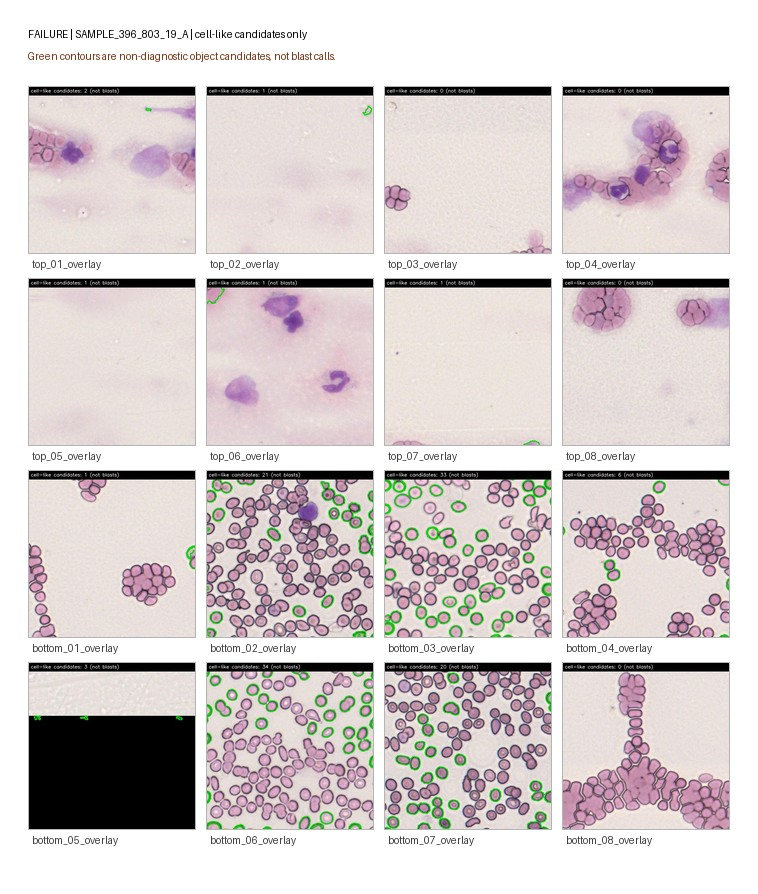
#> input picture validation_report/pilot_cell_qc/failure/SAMPLE_396_803_19_A/overlay_contact_sheet.jpg, 758 x 894 px
$ python -i analyze_cell_resolution_qc.py   (imports and definitions only)   (older library calls are emulated)
#> lines starting #> are read from the running program, lines starting #| are printed output that depends on the picture; after the words box and inside, x2 and y2 are one past the last pixel; in counts of white or black regions, pixels touching at a corner belong together
#!/usr/bin/env python3
"""Conservative QC analysis for the STAMP cell-resolution pilot.

This script measures image quality and cell-like object visibility in the
existing pilot review crops. It does not classify cells and does not call blasts.
"""

from __future__ import annotations

import argparse
import csv
import html
import json
import math
from collections import defaultdict
from dataclasses import dataclass
from datetime import UTC, datetime
from pathlib import Path
from typing import Any

import cv2
import numpy as np
from PIL import Image, ImageDraw, ImageFont


ROOT = Path(__file__).resolve().parents[1]
DEFAULT_MANIFEST = ROOT / "validation_report" / "pilot_cell_res" / "pilot_manifest.json"
DEFAULT_OUT = ROOT / "validation_report" / "pilot_cell_qc"

LANCZOS = Image.Resampling.LANCZOS


@dataclass(frozen=True)
class CandidateSummary:
    contours: list[np.ndarray]
    count: int
    area_fraction: float
    mask_fraction: float


# [8 lines left out: function parse_args, not called in this run]


def load_json(path: Path) -> Any:
    with path.open() as fp:
        return json.load(fp)


def read_rgb(path: Path) -> np.ndarray:
    with Image.open(path) as image:
        return np.asarray(image.convert("RGB"))


# [24 lines left out: function quality_metrics, not called in this run]


def segment_cell_like_candidates(rgb: np.ndarray) -> CandidateSummary:
    """Detect stained round-ish objects in zoom crops.

    The result is intentionally conservative and non-diagnostic. It should be
    interpreted as "cell-like candidates", not as cells of a known type.
    """

    gray = cv2.cvtColor(rgb, cv2.COLOR_RGB2GRAY)
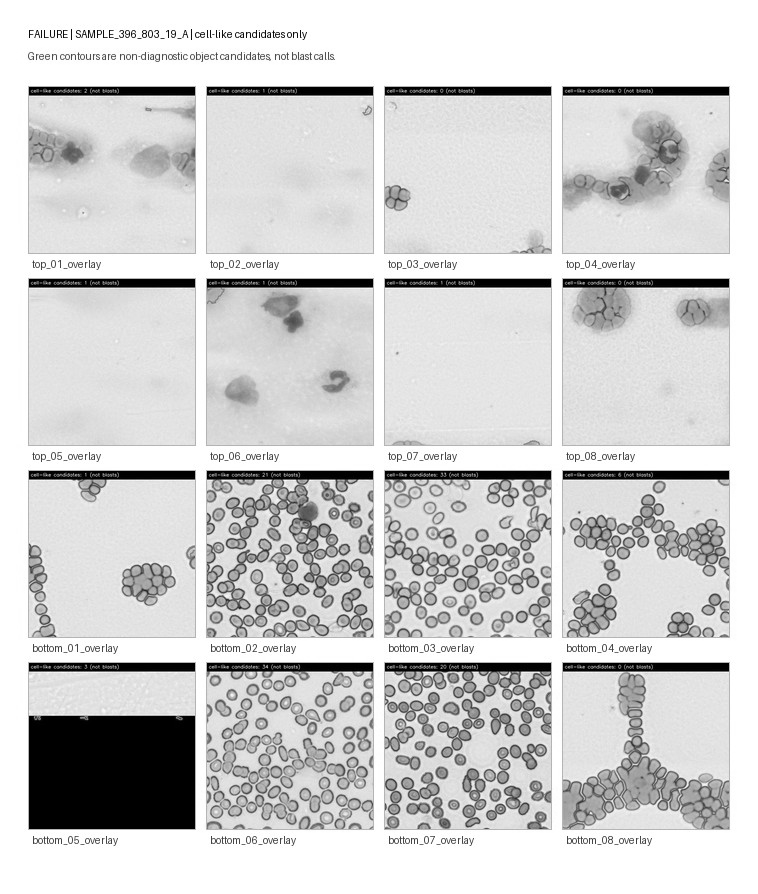
#> gray: shape (894, 758); min 0, max 255, mean 208.5
    hsv = cv2.cvtColor(rgb, cv2.COLOR_RGB2HSV)
#> hsv: shape (894, 758, 3); mean H, S, V 42, 18.1, 215.6
    saturation = hsv[:, :, 1]
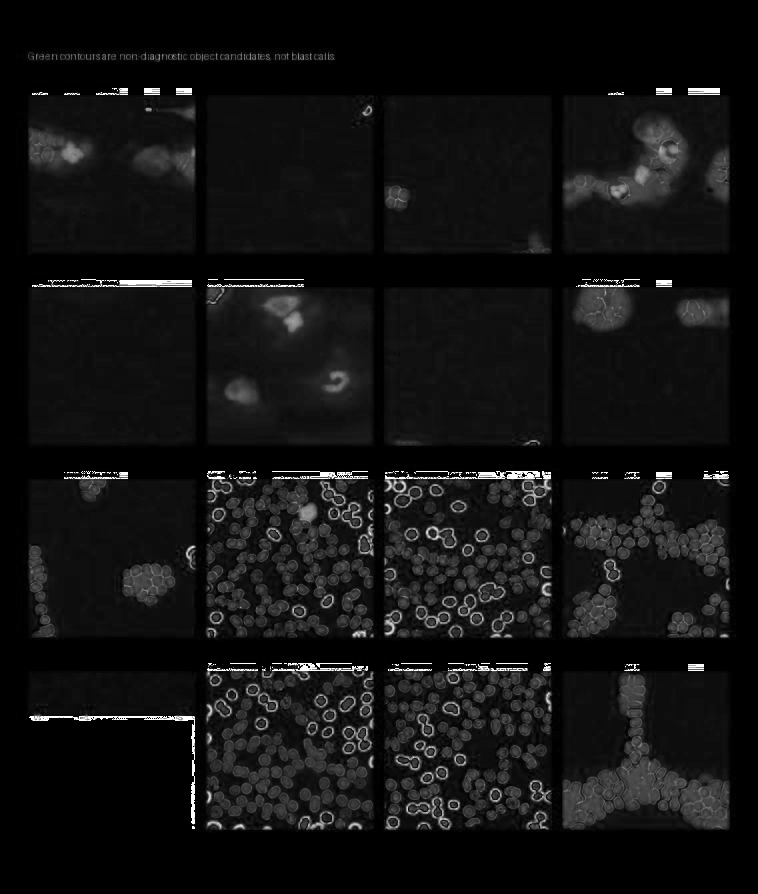
#> saturation: shape (894, 758); min 0, max 255, mean 18.1

    tissue_mask = ((gray < 242) & (saturation > 10)).astype(np.uint8) * 255
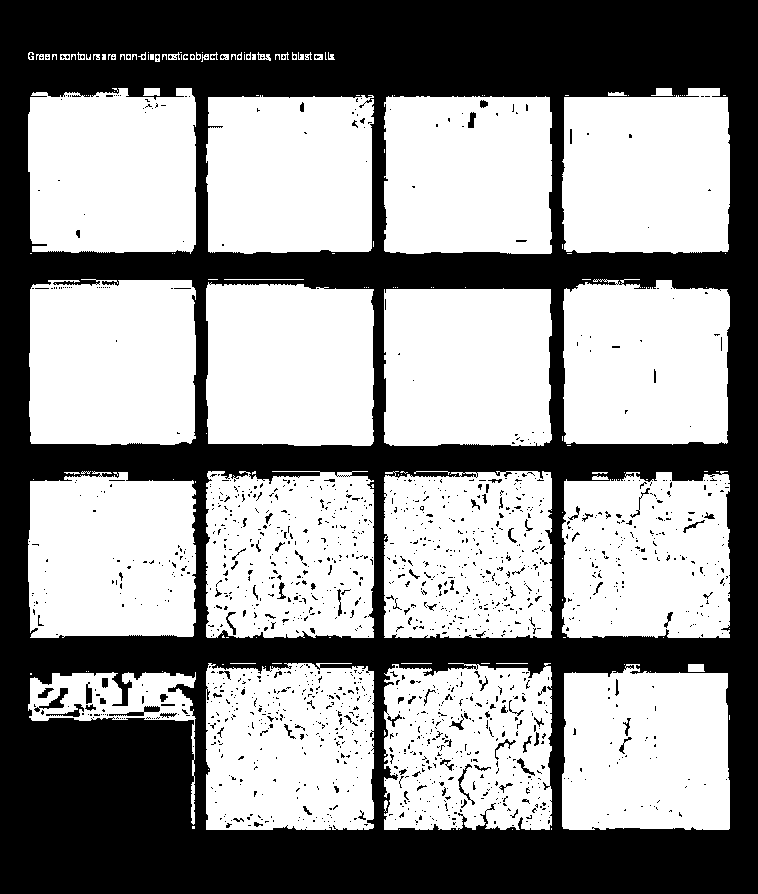
#> tissue_mask: shape (894, 758); 58% white; 1596 black regions (1493 under 20 px), largest, box (x1, y1, x2, y2) and area: (0, 0, 758, 894) 274115, (34, 688, 68, 712) 219, (109, 706, 160, 716) 181
    stain_mask = ((gray < 210) & (saturation > 25)).astype(np.uint8) * 255
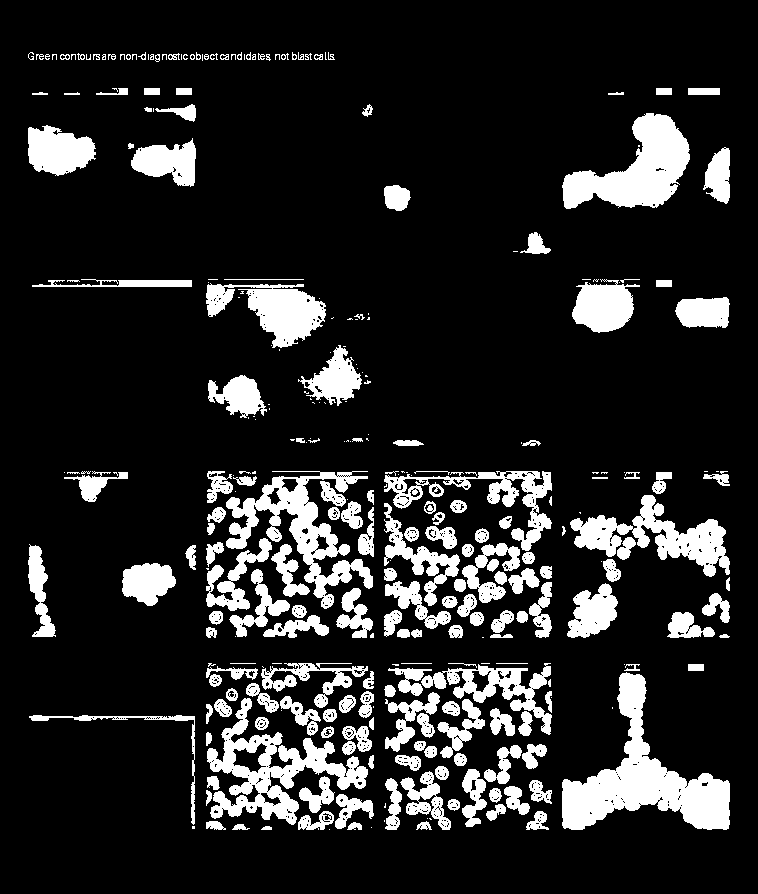
#> stain_mask: shape (894, 758); 15.2% white; 301 white regions (112 under 20 px), largest, box (x1, y1, x2, y2) and area: (562, 672, 730, 830) 9534, (207, 698, 368, 825) 6471, (562, 113, 690, 209) 6256

    blurred = cv2.GaussianBlur(gray, (5, 5), 0)
    otsu = cv2.threshold(blurred, 0, 255, cv2.THRESH_BINARY_INV + cv2.THRESH_OTSU)[1]
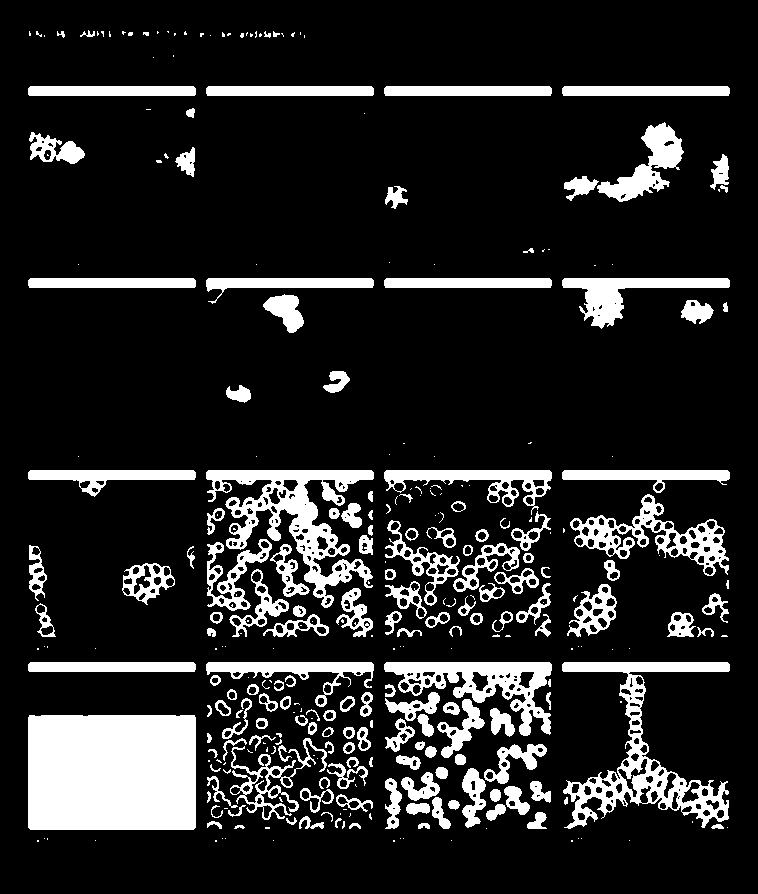
#> otsu: shape (894, 758); 15.2% white; 315 white regions (149 under 20 px), largest, box (x1, y1, x2, y2) and area: (28, 715, 196, 830) 19295, (206, 470, 374, 608) 7255, (562, 662, 730, 829) 6908
    mask = cv2.bitwise_and(otsu, stain_mask)
#> mask: shape (894, 758); 8.9% white; 313 white regions (117 under 20 px), largest, box (x1, y1, x2, y2) and area: (563, 672, 729, 829) 5183, (226, 471, 373, 608) 5078, (570, 495, 729, 576) 3209
    mask = cv2.bitwise_and(mask, tissue_mask)

    open_kernel = cv2.getStructuringElement(cv2.MORPH_ELLIPSE, (3, 3))
    close_kernel = cv2.getStructuringElement(cv2.MORPH_ELLIPSE, (5, 5))
    mask = cv2.morphologyEx(mask, cv2.MORPH_OPEN, open_kernel)
#> mask: shape (894, 758); 7.6% white; 455 white regions (230 under 20 px), largest, box (x1, y1, x2, y2) and area: (226, 472, 373, 607) 4833, (563, 674, 729, 829) 4800, (597, 122, 684, 202) 2546
    mask = cv2.morphologyEx(mask, cv2.MORPH_CLOSE, close_kernel)
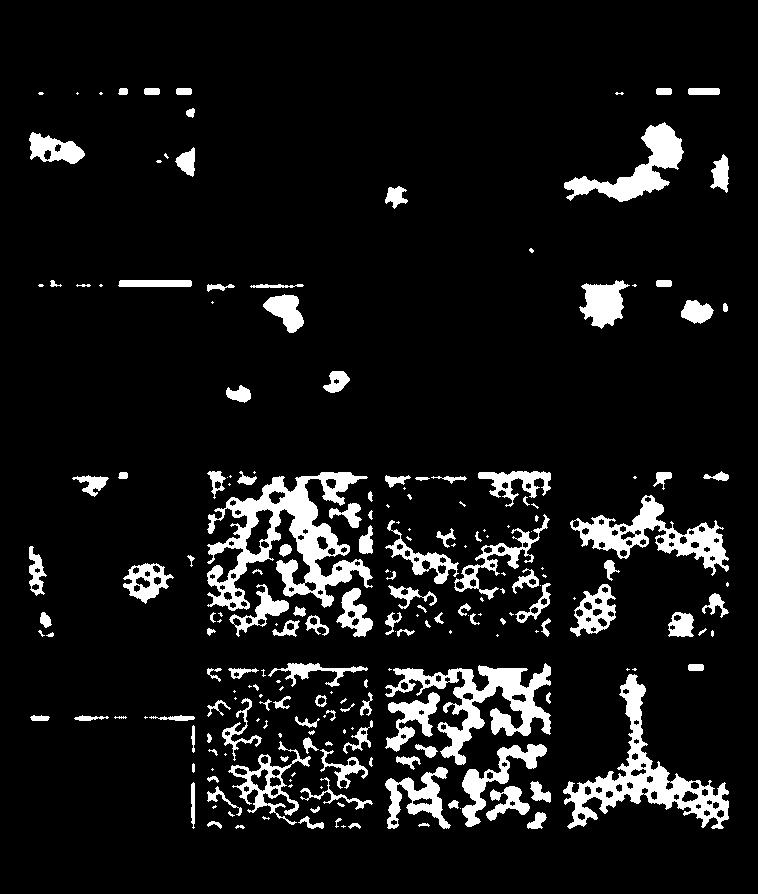
#> mask: shape (894, 758); 8.9% white; 215 white regions (84 under 20 px)

    contours, _ = cv2.findContours(mask, cv2.RETR_EXTERNAL, cv2.CHAIN_APPROX_SIMPLE)
#> contours = 215 contours, 109 with area under 20; largest, box (x1, y1, x2, y2) and area: (207, 472, 373, 611) 9288, (563, 674, 729, 829) 6156, (385, 663, 551, 765) 5038, (570, 495, 729, 576) 4160, (564, 122, 684, 202) 2952

    accepted: list[np.ndarray] = []
    accepted_area = 0.0
    image_area = float(rgb.shape[0] * rgb.shape[1])
#> image_area = 677652
    for contour in contours:
        area = float(cv2.contourArea(contour))
        if area < 60 or area > 3500:
            continue
        x, y, width, height = cv2.boundingRect(contour)
        if width < 6 or height < 6 or width > 100 or height > 100:
            continue
        aspect = width / max(height, 1)
        if aspect < 0.25 or aspect > 4.0:
            continue
        perimeter = float(cv2.arcLength(contour, True))
        if perimeter <= 0:
            continue
        circularity = 4 * math.pi * area / (perimeter * perimeter)
        if circularity < 0.15:
            continue
        hull = cv2.convexHull(contour)
        hull_area = float(cv2.contourArea(hull))
        solidity = area / max(hull_area, 1.0)
        if solidity < 0.35:
            continue

        accepted.append(contour)
        accepted_area += area
#> this loop made 215 passes
#> area on passes 4, 5, 12: 29.5, 39.5, 22.5
#> after the loop, accepted = 51 contours; largest, box (x1, y1, x2, y2) and area: (579, 280, 630, 329) 1396, (570, 584, 616, 637) 1320, (123, 563, 174, 604) 1128, (29, 132, 85, 164) 1042, (336, 588, 373, 637) 868; accepted_area = 16049.5

    return CandidateSummary(
        contours=accepted,
        count=len(accepted),
        area_fraction=accepted_area / max(image_area, 1.0),
        mask_fraction=float((mask > 0).mean()),
    )


# [21 lines left out: function save_overlay, not called in this run]


def rel(path: Path, base: Path) -> str:
    return path.relative_to(base).as_posix()


def mean(values: list[float]) -> float:
    return float(sum(values) / len(values)) if values else 0.0


# [579 lines left out: functions percentile, summarize_tiles, summarize_groups, write_csv, load_thumb, make_overlay_contact_sheet and 6 more, not called in this run]


# [2 lines not run here, left out]

>>> import cv2
>>> picture = cv2.cvtColor(cv2.imread('../validation_report/pilot_cell_qc/failure/SAMPLE_396_803_19_A/overlay_contact_sheet.jpg'), cv2.COLOR_BGR2RGB)
>>> result = segment_cell_like_candidates(picture)
